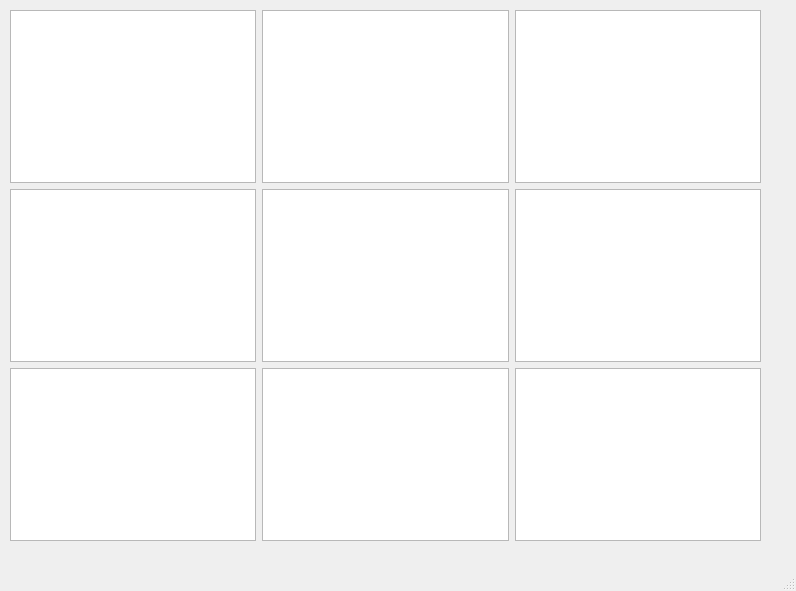
<?xml version="1.0" encoding="UTF-8"?>
<ui version="4.0">
 <class>MainWindow</class>
 <widget class="QMainWindow" name="MainWindow">
  <property name="geometry">
   <rect>
    <x>0</x>
    <y>0</y>
    <width>796</width>
    <height>591</height>
   </rect>
  </property>
  <property name="windowTitle">
   <string>MainWindow</string>
  </property>
  <widget class="QWidget" name="centralwidget">
   <widget class="QWidget" name="gridLayoutWidget">
    <property name="geometry">
     <rect>
      <x>10</x>
      <y>10</y>
      <width>751</width>
      <height>531</height>
     </rect>
    </property>
    <layout class="QGridLayout" name="gridLayout">
     <item row="0" column="1">
      <widget class="QTableWidget" name="table_2"/>
     </item>
     <item row="1" column="0">
      <widget class="QTableWidget" name="table_4"/>
     </item>
     <item row="1" column="1">
      <widget class="QTableWidget" name="table_5"/>
     </item>
     <item row="0" column="2">
      <widget class="QTableWidget" name="table_3"/>
     </item>
     <item row="0" column="0">
      <widget class="QTableWidget" name="table_1"/>
     </item>
     <item row="2" column="0">
      <widget class="QTreeView" name="tree_7"/>
     </item>
     <item row="2" column="1">
      <widget class="QTreeView" name="tree_8"/>
     </item>
     <item row="1" column="2">
      <widget class="QTreeView" name="tree_6"/>
     </item>
     <item row="2" column="2">
      <widget class="QTreeView" name="tree_9"/>
     </item>
    </layout>
   </widget>
  </widget>
  <widget class="QMenuBar" name="menubar">
   <property name="geometry">
    <rect>
     <x>0</x>
     <y>0</y>
     <width>796</width>
     <height>26</height>
    </rect>
   </property>
  </widget>
  <widget class="QStatusBar" name="statusbar"/>
 </widget>
 <resources/>
 <connections/>
</ui>
